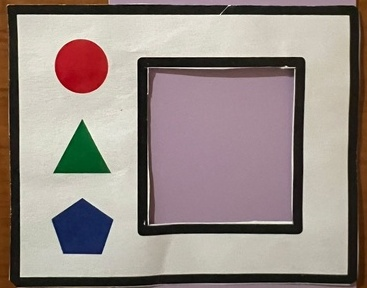
#> input picture correction/different_methods/0_input/1001-4A_1.jpg_crop_0.jpg, 367 x 288 px; its folder holds only this picture in this run
$ python 3_while_plus.py
#> lines starting #> are read from the running program, lines starting #| are printed output that depends on the picture; after the words box and inside, x2 and y2 are one past the last pixel; in counts of white or black regions, pixels touching at a corner belong together
import os
import cv2
import numpy as np

# 输入和输出路径
input_folder = "0_input"  # 已裁剪的颜色卡
output_folder = "3_white_plus"  # 处理后的颜色卡

# 确保输出文件夹存在
os.makedirs(output_folder, exist_ok=True)

def detect_white_region(image):
    """ 识别白色区域，并返回轮廓 """

    # 转换到 HSV 颜色空间
    hsv = cv2.cvtColor(image, cv2.COLOR_BGR2HSV)

    # **扩展白色范围，适应不同光照**
    lower_white = np.array([0, 0, 140])
    upper_white = np.array([180, 50, 255])  # 扩展 S 让灰白色也能被检测

    # **创建白色掩码**
    mask = cv2.inRange(hsv, lower_white, upper_white)

    # **形态学操作增强白色区域**
    kernel = np.ones((5, 5), np.uint8)
    mask = cv2.morphologyEx(mask, cv2.MORPH_CLOSE, kernel)  # 关闭运算填补小缺口
    mask = cv2.dilate(mask, kernel, iterations=1)  # 膨胀让白色区域更连贯

    # **找到所有白色区域轮廓**
    contours, _ = cv2.findContours(mask, cv2.RETR_EXTERNAL, cv2.CHAIN_APPROX_SIMPLE)

    return contours, mask

def get_largest_rectangle(contours):
    """ 获取最大白色区域的最小外接矩形 """
    if len(contours) == 0:
        return None

    max_contour = max(contours, key=cv2.contourArea)
    epsilon = 0.02 * cv2.arcLength(max_contour, True)
    approx = cv2.approxPolyDP(max_contour, epsilon, True)

    return approx if len(approx) == 4 else None

# 遍历所有图片
for filename in os.listdir(input_folder):
    if filename.endswith((".jpg", ".png", ".jpeg")):
        image_path = os.path.join(input_folder, filename)

        # 读取图片
        image = cv2.imread(image_path)
#> image is the input picture: shape (288, 367, 3); mean B, G, R 133.6, 138.9, 151.1

        # ❶ **检测白色区域**
        contours, white_mask = detect_white_region(image)
#> in detect_white_region, `hsv = cv2.cvtColor(image, cv2.COLOR_BGR2HSV)`: hsv: shape (288, 367, 3); mean H, S, V 60.8, 56.4, 153.7
#> in detect_white_region, `mask = cv2.inRange(hsv, lower_white, upper_white)`:
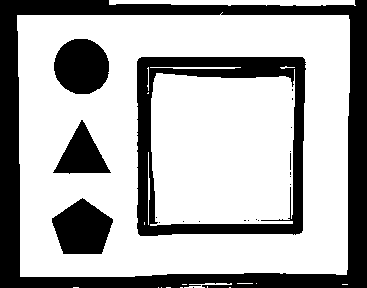
#> mask: shape (288, 367); 68.4% white; 22 black regions (17 under 20 px), largest, box (x1, y1, x2, y2) and area: (0, 0, 367, 288) 18606, (137, 57, 306, 236) 8425, (54, 39, 109, 94) 2409, (52, 198, 113, 254) 2401, (53, 120, 111, 174) 1560
#> in detect_white_region, `mask = cv2.morphologyEx(mask, cv2.MORPH_CLOSE, kernel)`:
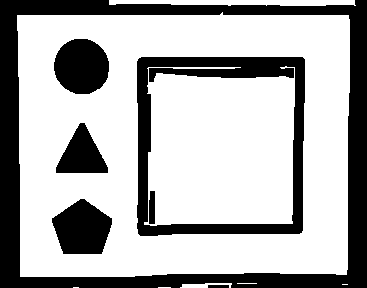
#> mask: shape (288, 367); 68.8% white; 7 black regions, largest, box (x1, y1, x2, y2) and area: (0, 0, 367, 288) 18473, (137, 57, 305, 236) 7927, (54, 39, 109, 94) 2408
#> in detect_white_region, `mask = cv2.dilate(mask, kernel, iterations=1)`:
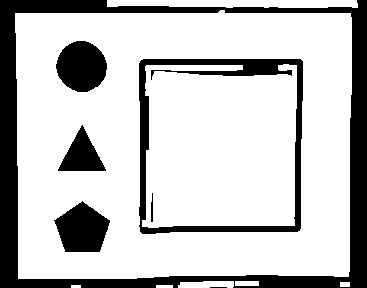
#> mask: shape (288, 367); 76.3% white; 7 black regions (1 under 20 px)
#> in detect_white_region, `contours, _ = cv2.findContours(mask, cv2.RETR_EXTERNAL, cv2.CHAIN_APPR..`: contours = 7 contours, 1 with area under 20; largest, box (x1, y1, x2, y2) and area: (15, 10, 352, 279) 87542, (107, 0, 358, 8) 1514, (178, 281, 234, 288) 282, (235, 281, 259, 286) 92, (340, 282, 350, 287) 36, (156, 285, 173, 288) 32

        # ❷ **找到最大白色区域的矩形**
        white_rect = get_largest_rectangle(contours)
#> in get_largest_rectangle, `max_contour = max(contours, key=cv2.contourArea)`: max_contour = contour of 35 points, box (x1, y1, x2, y2) (15, 10, 352, 279), area 87542
#> in get_largest_rectangle, `epsilon = 0.02 * cv2.arcLength(max_contour, True)`: epsilon = 24.04
#> in get_largest_rectangle, `approx = cv2.approxPolyDP(max_contour, epsilon, True)`: approx = [[350, 13], [15, 13], [18, 278], [348, 276]]
#> white_rect = [[350, 13], [15, 13], [18, 278], [348, 276]]

        if white_rect is None:
            print(f"⚠️ {filename} CANNOT FIND STABLE WHITE AREA")
            continue

        # ❸ **生成白色掩码（仅保留白色区域）**
        mask = np.ones_like(image, dtype=np.uint8) * 255  # 生成全白背景
        cv2.fillPoly(mask, [white_rect], (0, 0, 0))  # 只保留白色区域
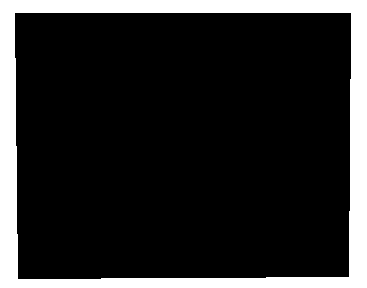
#> mask: shape (288, 367, 3); 16.4% white; 1 white region, box (x1, y1, x2, y2) and area: (0, 0, 367, 288) 17318

        # **应用掩码**
        result = cv2.bitwise_or(image, mask)
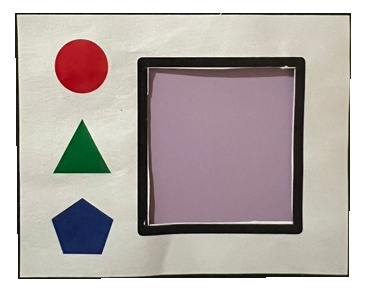
#> result: shape (288, 367, 3); mean B, G, R 169.1, 172.2, 181.3

        # ❹ **保存最终图片**
        output_path = os.path.join(output_folder, filename)
        cv2.imwrite(output_path, result)

print("✅ 颜色卡处理完成，结果已保存到:", output_folder)

$ run again, on correction/different_methods/0_input/1008-6a_1.jpg_crop_0.jpg
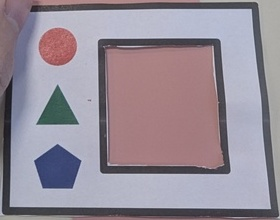
#> input picture correction/different_methods/0_input/1008-6a_1.jpg_crop_0.jpg, 280 x 220 px
#> image is the input picture: shape (220, 280, 3); mean B, G, R 151.3, 140, 149.8
#> hsv: shape (220, 280, 3); mean H, S, V 128.5, 37.9, 161.2
#> in detect_white_region, `mask = cv2.dilate(mask, kernel, iterations=1)`:
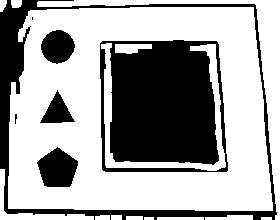
#> mask: shape (220, 280); 64.9% white; 7 black regions (2 under 20 px)
#> in detect_white_region, `contours, _ = cv2.findContours(mask, cv2.RETR_EXTERNAL, cv2.CHAIN_APPR..`: contours = 12 contours, 1 with area under 20; largest, box (x1, y1, x2, y2) and area: (8, 7, 273, 211) 49840, (37, 0, 280, 220) 3602, (0, 169, 94, 220) 614, (205, 215, 253, 220) 144, (157, 217, 204, 220) 92
#> max_contour = contour of 113 points, box (x1, y1, x2, y2) (8, 7, 273, 211), area 49840
#> epsilon = 19.66
#> approx = [[28, 11], [8, 208], [272, 210], [253, 7]]
#> `result = cv2.bitwise_or(image, mask)`:
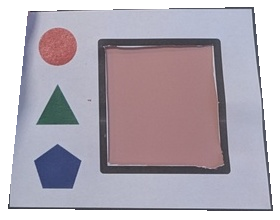
#> result: shape (220, 280, 3); mean B, G, R 179.5, 169.4, 177.9
